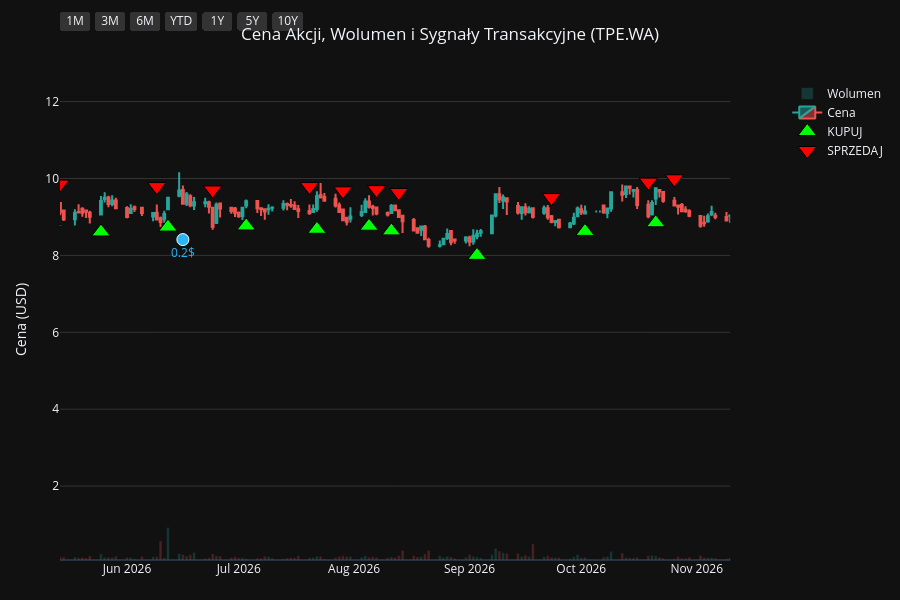
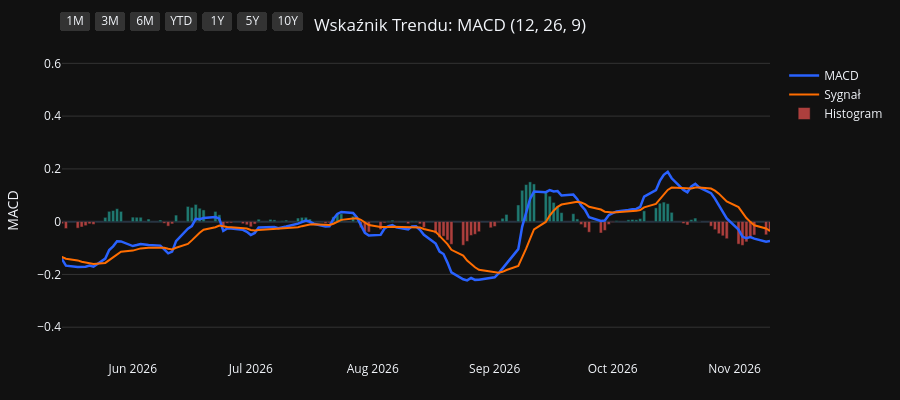
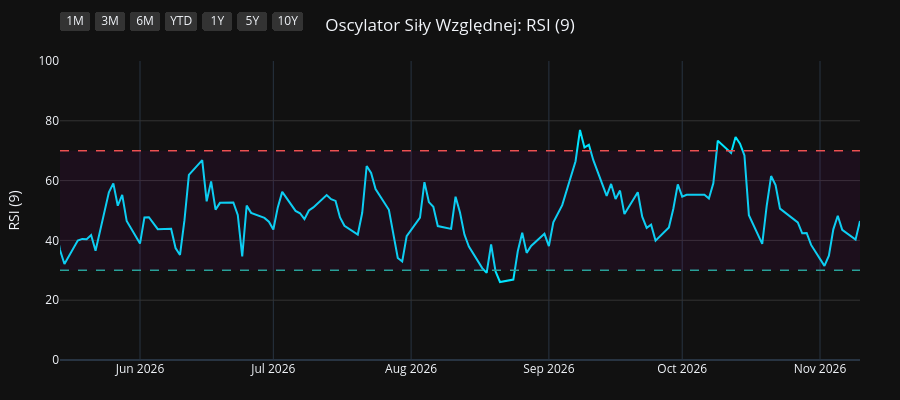
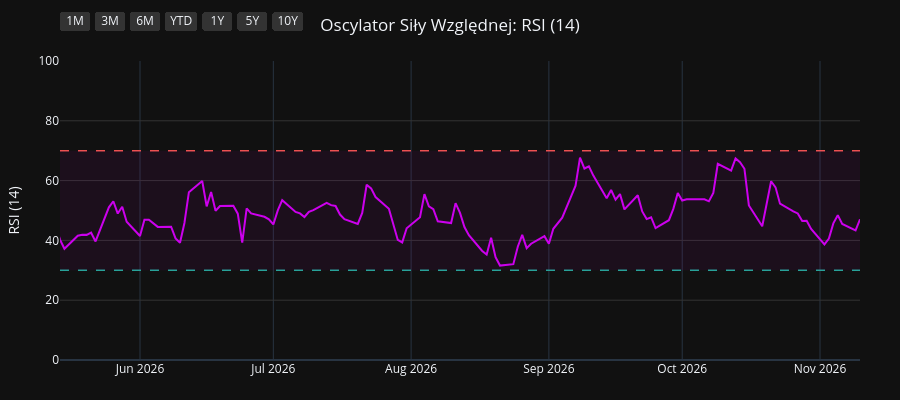

Notebook code cell kept with these figures, in order:
### Code cell
import os
import yfinance as yf
import pandas as pd
import pandas_ta as ta
import plotly.graph_objects as go
from plotly.subplots import make_subplots

# 1. Pobranie i przygotowanie danych
symbol = os.environ.get("STOCK_TICKER", "").strip().upper()
if not symbol:
    raise RuntimeError("Set STOCK_TICKER before running price_extractor.ipynb")
df = yf.Ticker(symbol).history(period="10y")
df.index = df.index.tz_localize(None)

# Wskaźniki i sygnały
df.ta.macd(fast=12, slow=26, signal=9, append=True)
df.ta.rsi(length=9, append=True)
df.ta.rsi(length=14, append=True)
df.ta.rsi(length=21, append=True)
df.dropna(inplace=True)

macd = df['MACD_12_26_9']
signal = df['MACDs_12_26_9']
wczorajszy_macd = macd.shift(1)
wczorajszy_signal = signal.shift(1)

df['Decyzja'] = 'BRAK'
df.loc[(macd > signal) & (wczorajszy_macd <= wczorajszy_signal), 'Decyzja'] = 'KUPUJ'
df.loc[(macd < signal) & (wczorajszy_macd >= wczorajszy_signal), 'Decyzja'] = 'SPRZEDAJ'

df_kupuj = df[df['Decyzja'] == 'KUPUJ']
df_sprzedaj = df[df['Decyzja'] == 'SPRZEDAJ']
df_dywidendy = df[df['Dividends'] > 0]
df_splity = df[df['Stock Splits'] > 0]

# Wspólna konfiguracja osi X
konfiguracja_osi_x = dict(
    type="date",
    showspikes=True, spikemode="across", spikesnap="cursor", spikedash="dot", spikecolor="#ffffff", spikethickness=1, hoverformat="%Y-%m-%d",
    rangeselector=dict(
        buttons=list([
            dict(count=1, label="1M", step="month", stepmode="backward"),
            dict(count=3, label="3M", step="month", stepmode="backward"),
            dict(count=6, label="6M", step="month", stepmode="backward"),
            dict(count=1, label="YTD", step="year", stepmode="todate"),
            dict(count=1, label="1Y", step="year", stepmode="backward"),
            dict(count=5, label="5Y", step="year", stepmode="backward"),
            dict(step="all", label="10Y")
        ]),
        bgcolor="#333333", activecolor="#2962ff", x=0, y=1.1
    )
)

# ==========================================
# WYKRES 1: CENA + WOLUMEN + SYGNAŁY
# ==========================================
fig1 = make_subplots(specs=[[{"secondary_y": True}]])

kolory_wolumenu = ['#26a69a' if row['Close'] >= row['Open'] else '#ef5350' for index, row in df.iterrows()]
fig1.add_trace(go.Bar(x=df.index, y=df['Volume'], marker_color=kolory_wolumenu, opacity=0.25, name='Wolumen'), secondary_y=True)
fig1.add_trace(go.Candlestick(x=df.index, open=df['Open'], high=df['High'], low=df['Low'], close=df['Close'], name='Cena', increasing_line_color='#26a69a', decreasing_line_color='#ef5350'), secondary_y=False)
fig1.add_trace(go.Scatter(x=df_kupuj.index, y=df_kupuj['Low'] * 0.95, customdata=df_kupuj[['Low', 'High']], mode='markers', marker=dict(symbol='triangle-up', size=16, color='#00ff00', line=dict(width=1, color='black')), name='KUPUJ', hovertemplate='KUPUJ<br>Najniższa: %{customdata[0]:.2f}<br>Najwyższa: %{customdata[1]:.2f}<extra></extra>'), secondary_y=False)
fig1.add_trace(go.Scatter(x=df_sprzedaj.index, y=df_sprzedaj['High'] * 1.05, customdata=df_sprzedaj[['Low', 'High']], mode='markers', marker=dict(symbol='triangle-down', size=16, color='#ff0000', line=dict(width=1, color='black')), name='SPRZEDAJ', hovertemplate='SPRZEDAJ<br>Najniższa: %{customdata[0]:.2f}<br>Najwyższa: %{customdata[1]:.2f}<extra></extra>'), secondary_y=False)

if not df_dywidendy.empty:
    fig1.add_trace(go.Scatter(x=df_dywidendy.index, y=df_dywidendy['Low'] * 0.90, mode='markers+text', marker=dict(symbol='circle', size=12, color='#29b6f6', line=dict(width=1, color='white')), text=df_dywidendy['Dividends'].apply(lambda x: f"{x}$"), textposition="bottom center", name='Dywidenda', showlegend=False, hovertemplate='Dywidenda: %{text}<extra></extra>', textfont=dict(color="#29b6f6")), secondary_y=False)
if not df_splity.empty:
                    fig1.add_trace(go.Scatter(x=df_splity.index, y=df_splity['High'], mode='markers+text', marker=dict(symbol='star', size=16, color='#ffee58', line=dict(width=1, color='black')), text=df_splity['Stock Splits'].apply(lambda x: f"{x:g}:1" if x >= 1 else f"1:{1 / x:g}"), textposition="top center", name='Split', hovertemplate='%{text}<extra></extra>', textfont=dict(color="#ffee58")), secondary_y=False)

fig1.update_layout(title=dict(text=f"Cena Akcji, Wolumen i Sygnały Transakcyjne ({symbol})", x=0.5, xanchor='center'), dragmode='pan', xaxis_rangeslider_visible=False, template='plotly_dark', height=600, hovermode='x unified', margin=dict(l=60, r=40, t=60, b=40))
fig1.update_xaxes(**konfiguracja_osi_x)
fig1.update_xaxes(range=[df.index.max() - pd.Timedelta(days=180), df.index.max()])
fig1.update_yaxes(title_text="Cena (USD)", secondary_y=False, gridcolor='#333333')
fig1.update_yaxes(range=[0, df['Volume'].max() * 4], showgrid=False, showticklabels=False, secondary_y=True)
fig1.show(config={'scrollZoom': True})

# ==========================================
# WYKRES 2: WSKAŹNIK MACD
# ==========================================
fig2 = go.Figure()
fig2.add_trace(go.Scatter(x=df.index, y=df['MACD_12_26_9'], line=dict(color='#2962ff', width=2.5), name='MACD'))
fig2.add_trace(go.Scatter(x=df.index, y=df['MACDs_12_26_9'], line=dict(color='#ff6d00', width=2), name='Sygnał'))
kolory_macd = ['#26a69a' if val >= 0 else '#ef5350' for val in df['MACDh_12_26_9']]
fig2.add_trace(go.Bar(x=df.index, y=df['MACDh_12_26_9'], marker_color=kolory_macd, name='Histogram', opacity=0.7))
fig2.update_layout(title=dict(text="Wskaźnik Trendu: MACD (12, 26, 9)", x=0.5, xanchor='center'), dragmode='pan', xaxis_rangeslider_visible=False, template='plotly_dark', height=400, hovermode='x unified', margin=dict(l=60, r=40, t=60, b=40))
fig2.update_xaxes(**konfiguracja_osi_x)
fig2.update_xaxes(range=[df.index.max() - pd.Timedelta(days=180), df.index.max()])
fig2.update_yaxes(title_text="MACD", gridcolor='#333333')
fig2.show(config={'scrollZoom': True})

# ==========================================
# WYKRES 3: OSCYLATOR RSI (9)
# ==========================================
fig3 = go.Figure()
fig3.add_trace(go.Scatter(x=df.index, y=df['RSI_9'], line=dict(color='#00e5ff', width=2), name='RSI (9)'))
fig3.add_hline(y=70, line_dash="dash", line_color="#ef5350", line_width=1.5)
fig3.add_hline(y=30, line_dash="dash", line_color="#26a69a", line_width=1.5)
fig3.add_hrect(y0=30, y1=70, line_width=0, fillcolor="purple", opacity=0.1)
fig3.update_layout(title=dict(text="Oscylator Siły Względnej: RSI (9)", x=0.5, xanchor='center'), dragmode='pan', xaxis_rangeslider_visible=False, template='plotly_dark', height=400, hovermode='x unified', margin=dict(l=60, r=40, t=60, b=40))
fig3.update_xaxes(**konfiguracja_osi_x)
fig3.update_xaxes(range=[df.index.max() - pd.Timedelta(days=180), df.index.max()])
fig3.update_yaxes(title_text="RSI (9)", range=[0, 100], gridcolor='#333333')
fig3.show(config={'scrollZoom': True})

# ==========================================
# WYKRES 4: OSCYLATOR RSI (14)
# ==========================================
fig4 = go.Figure()
fig4.add_trace(go.Scatter(x=df.index, y=df['RSI_14'], line=dict(color='#d500f9', width=2), name='RSI (14)'))
fig4.add_hline(y=70, line_dash="dash", line_color="#ef5350", line_width=1.5)
fig4.add_hline(y=30, line_dash="dash", line_color="#26a69a", line_width=1.5)
fig4.add_hrect(y0=30, y1=70, line_width=0, fillcolor="purple", opacity=0.1)
fig4.update_layout(title=dict(text="Oscylator Siły Względnej: RSI (14)", x=0.5, xanchor='center'), dragmode='pan', xaxis_rangeslider_visible=False, template='plotly_dark', height=400, hovermode='x unified', margin=dict(l=60, r=40, t=60, b=40))
fig4.update_xaxes(**konfiguracja_osi_x)
fig4.update_xaxes(range=[df.index.max() - pd.Timedelta(days=180), df.index.max()])
fig4.update_yaxes(title_text="RSI (14)", range=[0, 100], gridcolor='#333333')
fig4.show(config={'scrollZoom': True})

# ==========================================
# WYKRES 5: OSCYLATOR RSI (21)
# ==========================================
fig5 = go.Figure()
fig5.add_trace(go.Scatter(x=df.index, y=df['RSI_21'], line=dict(color='#64dd17', width=2), name='RSI (21)'))
fig5.add_hline(y=70, line_dash="dash", line_color="#ef5350", line_width=1.5)
fig5.add_hline(y=30, line_dash="dash", line_color="#26a69a", line_width=1.5)
fig5.add_hrect(y0=30, y1=70, line_width=0, fillcolor="purple", opacity=0.1)
fig5.update_layout(title=dict(text="Oscylator Siły Względnej: RSI (21)", x=0.5, xanchor='center'), dragmode='pan', xaxis_rangeslider_visible=False, template='plotly_dark', height=400, hovermode='x unified', margin=dict(l=60, r=40, t=60, b=40))
fig5.update_xaxes(**konfiguracja_osi_x)
fig5.update_xaxes(range=[df.index.max() - pd.Timedelta(days=180), df.index.max()])
fig5.update_yaxes(title_text="RSI (21)", range=[0, 100], gridcolor='#333333')
fig5.show(config={'scrollZoom': True})

### Figure 1 — Plotly figure (JSON) as saved in the notebook; plotly's stock layout.template omitted (floating-point values rounded to 4 significant figures; data arrays with more than 128 entries replaced by an {"elided": "..."} marker saying what was removed)
{"data": [{"marker": {"color": {"elided": "2506 str values"}}, "name": "Wolumen", "opacity": 0.25, "type": "bar", "x": {"elided": "2506 str values"}, "xaxis": "x", "y": {"elided": "2506 int values"}, "yaxis": "y2"}, {"close": {"elided": "2506 float values"}, "decreasing": {"line": {"color": "#ef5350"}}, "high": {"elided": "2506 float values"}, "increasing": {"line": {"color": "#26a69a"}}, "low": {"elided": "2506 float values"}, "name": "Cena", "open": {"elided": "2506 float values"}, "type": "candlestick", "x": {"elided": "2506 str values"}, "xaxis": "x", "yaxis": "y"}, {"customdata": {"elided": "97x2 float values"}, "hovertemplate": "KUPUJ<br>Najniższa: %{customdata[0]:.2f}<br>Najwyższa: %{customdata[1]:.2f}<extra></extra>", "marker": {"color": "#00ff00", "line": {"color": "black", "width": 1}, "size": 16, "symbol": "triangle-up"}, "mode": "markers", "name": "KUPUJ", "type": "scatter", "x": ["2017-01-27T00:00:00", "2017-02-13T00:00:00", "2017-03-01T00:00:00", "2017-03-28T00:00:00", "2017-05-04T00:00:00", "2017-05-24T00:00:00", "2017-06-07T00:00:00", "2017-07-13T00:00:00", "2017-08-01T00:00:00", "2017-08-21T00:00:00", "2017-10-13T00:00:00", "2017-10-26T00:00:00", "2017-11-21T00:00:00", "2017-12-29T00:00:00", "2018-03-09T00:00:00", "2018-03-22T00:00:00", "2018-03-28T00:00:00", "2018-05-10T00:00:00", "2018-05-30T00:00:00", "2018-06-22T00:00:00", "2018-06-29T00:00:00", "2018-07-05T00:00:00", "2018-07-27T00:00:00", "2018-09-20T00:00:00", "2019-01-24T00:00:00", "2019-04-19T00:00:00", "2019-06-14T00:00:00", "2019-06-18T00:00:00", "2019-08-15T00:00:00", "2019-08-30T00:00:00", "2019-10-07T00:00:00", "2019-11-06T00:00:00", "2019-12-30T00:00:00", "2020-02-11T00:00:00", "2020-03-18T00:00:00", "2020-05-12T00:00:00", "2020-07-21T00:00:00", "2020-08-28T00:00:00", "2020-09-25T00:00:00", "2020-11-06T00:00:00", "2020-12-08T00:00:00", "2021-03-09T00:00:00", "2021-03-22T00:00:00", "2021-05-31T00:00:00", "2021-07-28T00:00:00", "2021-09-14T00:00:00", "2021-10-11T00:00:00", "2021-12-20T00:00:00", "2022-02-07T00:00:00", "2022-03-01T00:00:00", "2022-04-14T00:00:00", "2022-04-25T00:00:00", "2022-05-23T00:00:00", "2022-06-20T00:00:00", "2022-06-24T00:00:00", "2022-07-19T00:00:00", "2022-09-08T00:00:00", "2022-10-05T00:00:00", "2022-10-26T00:00:00", "2022-12-21T00:00:00", "2023-01-02T00:00:00", "2023-01-23T00:00:00", "2023-03-30T00:00:00", "2023-06-16T00:00:00", "2023-07-17T00:00:00", "2023-08-09T00:00:00", "2023-10-11T00:00:00", "2023-11-24T00:00:00", "2024-01-24T00:00:00", "2024-03-21T00:00:00", "2024-04-19T00:00:00", "2024-04-26T00:00:00", "2024-08-16T00:00:00", "2024-09-02T00:00:00", "2024-09-25T00:00:00", "2024-11-29T00:00:00", "2024-12-16T00:00:00", "2025-01-30T00:00:00", "2025-03-14T00:00:00", "2025-04-22T00:00:00", "2025-06-18T00:00:00", "2025-08-19T00:00:00", "2025-09-05T00:00:00", "2025-09-30T00:00:00", "2025-10-15T00:00:00", "2025-12-17T00:00:00", "2026-03-30T00:00:00", "2026-05-12T00:00:00", "2026-05-25T00:00:00", "2026-06-12T00:00:00", "2026-07-03T00:00:00", "2026-07-22T00:00:00", "2026-08-05T00:00:00", "2026-08-11T00:00:00", "2026-09-03T00:00:00", "2026-10-02T00:00:00", "2026-10-21T00:00:00"], "xaxis": "x", "y": [2.718, 2.746, 2.783, 2.969, 3.034, 3.09, 3.137, 3.36, 3.537, 3.5, 3.36, 3.23, 2.932, 2.83, 2.42, 2.28, 2.159, 2.178, 1.973, 2.085, 2.066, 2.113, 2.029, 1.61, 2.048, 1.705, 1.396, 1.367, 1.443, 1.354, 1.472, 1.605, 1.521, 1.356, 0.9634, 1.051, 2.733, 2.374, 1.711, 1.746, 2.007, 2.463, 2.32, 3.113, 2.986, 3.362, 3.36, 2.308, 2.199, 2.274, 2.782, 2.73, 3.118, 3.145, 3.062, 2.997, 2.197, 1.943, 1.699, 1.967, 1.964, 2.038, 1.75, 2.291, 3.073, 3.5, 3.286, 3.44, 3.305, 2.862, 2.682, 2.626, 3.389, 3.239, 3.157, 3.29, 3.241, 3.735, 4.243, 4.589, 7.26, 7.865, 7.921, 8.113, 7.819, 7.968, 8.23, 8.863, 8.61, 8.736, 8.767, 8.679, 8.759, 8.637, 8.001, 8.624, 8.848], "yaxis": "y"}, {"customdata": {"elided": "97x2 float values"}, "hovertemplate": "SPRZEDAJ<br>Najniższa: %{customdata[0]:.2f}<br>Najwyższa: %{customdata[1]:.2f}<extra></extra>", "marker": {"color": "#ff0000", "line": {"color": "black", "width": 1}, "size": 16, "symbol": "triangle-down"}, "mode": "markers", "name": "SPRZEDAJ", "type": "scatter", "x": ["2017-02-07T00:00:00", "2017-02-20T00:00:00", "2017-03-15T00:00:00", "2017-04-06T00:00:00", "2017-05-17T00:00:00", "2017-05-30T00:00:00", "2017-06-28T00:00:00", "2017-07-28T00:00:00", "2017-08-04T00:00:00", "2017-09-04T00:00:00", "2017-10-16T00:00:00", "2017-11-06T00:00:00", "2017-12-21T00:00:00", "2018-01-25T00:00:00", "2018-03-14T00:00:00", "2018-03-23T00:00:00", "2018-04-24T00:00:00", "2018-05-16T00:00:00", "2018-06-19T00:00:00", "2018-06-28T00:00:00", "2018-07-02T00:00:00", "2018-07-11T00:00:00", "2018-08-13T00:00:00", "2018-12-11T00:00:00", "2019-02-13T00:00:00", "2019-05-29T00:00:00", "2019-06-17T00:00:00", "2019-07-17T00:00:00", "2019-08-20T00:00:00", "2019-09-25T00:00:00", "2019-10-25T00:00:00", "2019-11-19T00:00:00", "2020-01-15T00:00:00", "2020-02-17T00:00:00", "2020-04-28T00:00:00", "2020-06-30T00:00:00", "2020-07-30T00:00:00", "2020-08-31T00:00:00", "2020-10-13T00:00:00", "2020-12-02T00:00:00", "2021-01-21T00:00:00", "2021-03-19T00:00:00", "2021-05-07T00:00:00", "2021-06-15T00:00:00", "2021-09-06T00:00:00", "2021-09-21T00:00:00", "2021-10-25T00:00:00", "2022-01-21T00:00:00", "2022-02-21T00:00:00", "2022-03-31T00:00:00", "2022-04-21T00:00:00", "2022-05-11T00:00:00", "2022-05-31T00:00:00", "2022-06-23T00:00:00", "2022-07-04T00:00:00", "2022-07-28T00:00:00", "2022-09-29T00:00:00", "2022-10-18T00:00:00", "2022-12-15T00:00:00", "2022-12-23T00:00:00", "2023-01-20T00:00:00", "2023-02-02T00:00:00", "2023-05-31T00:00:00", "2023-07-12T00:00:00", "2023-08-08T00:00:00", "2023-08-28T00:00:00", "2023-11-10T00:00:00", "2023-12-12T00:00:00", "2024-02-15T00:00:00", "2024-04-15T00:00:00", "2024-04-24T00:00:00", "2024-06-06T00:00:00", "2024-08-29T00:00:00", "2024-09-06T00:00:00", "2024-11-07T00:00:00", "2024-12-03T00:00:00", "2025-01-27T00:00:00", "2025-02-20T00:00:00", "2025-04-07T00:00:00", "2025-05-26T00:00:00", "2025-07-10T00:00:00", "2025-09-01T00:00:00", "2025-09-18T00:00:00", "2025-10-06T00:00:00", "2025-11-18T00:00:00", "2026-02-13T00:00:00", "2026-04-21T00:00:00", "2026-05-14T00:00:00", "2026-06-09T00:00:00", "2026-06-24T00:00:00", "2026-07-20T00:00:00", "2026-07-29T00:00:00", "2026-08-07T00:00:00", "2026-08-13T00:00:00", "2026-09-23T00:00:00", "2026-10-19T00:00:00", "2026-10-26T00:00:00"], "xaxis": "x", "y": [3.004, 3.055, 3.22, 3.395, 3.405, 3.508, 3.755, 3.878, 3.971, 4.053, 3.745, 3.498, 3.169, 3.261, 2.685, 2.551, 2.459, 2.366, 2.294, 2.356, 2.335, 2.356, 2.212, 2.335, 2.469, 1.713, 1.557, 1.824, 1.553, 1.644, 1.749, 1.883, 1.683, 1.5, 1.183, 2.531, 2.92, 2.702, 2.152, 2.202, 3.241, 2.64, 3.398, 3.733, 3.652, 3.744, 3.731, 2.603, 2.477, 3.034, 3.082, 3.467, 3.51, 3.477, 3.53, 3.33, 2.241, 2.077, 2.163, 2.166, 2.285, 2.385, 2.406, 2.922, 3.93, 4.484, 3.923, 4.218, 3.815, 3.055, 2.972, 4.186, 3.721, 3.741, 3.687, 3.786, 4.147, 4.599, 5.041, 7.559, 8.983, 8.876, 9.257, 9.127, 10.75, 11.7, 10.3, 9.856, 9.79, 9.702, 9.79, 9.679, 9.71, 9.637, 9.503, 9.906, 9.992], "yaxis": "y"}, {"hovertemplate": "Dywidenda: %{text}<extra></extra>", "marker": {"color": "#29b6f6", "line": {"color": "white", "width": 1}, "size": 12, "symbol": "circle"}, "mode": "markers+text", "name": "Dywidenda", "showlegend": false, "text": ["0.2$"], "textfont": {"color": "#29b6f6"}, "textposition": "bottom center", "type": "scatter", "x": ["2026-06-16T00:00:00"], "xaxis": "x", "y": [8.411], "yaxis": "y"}], "layout": {"dragmode": "pan", "height": 600, "hovermode": "x unified", "margin": {"b": 40, "l": 60, "r": 40, "t": 60}, "title": {"text": "Cena Akcji, Wolumen i Sygnały Transakcyjne (TPE.WA)", "x": 0.5, "xanchor": "center"}, "xaxis": {"anchor": "y", "domain": [0.0, 0.94], "hoverformat": "%Y-%m-%d", "range": ["2026-05-14T00:00:00", "2026-11-10T00:00:00"], "rangeselector": {"activecolor": "#2962ff", "bgcolor": "#333333", "buttons": [{"count": 1, "label": "1M", "step": "month", "stepmode": "backward"}, {"count": 3, "label": "3M", "step": "month", "stepmode": "backward"}, {"count": 6, "label": "6M", "step": "month", "stepmode": "backward"}, {"count": 1, "label": "YTD", "step": "year", "stepmode": "todate"}, {"count": 1, "label": "1Y", "step": "year", "stepmode": "backward"}, {"count": 5, "label": "5Y", "step": "year", "stepmode": "backward"}, {"label": "10Y", "step": "all"}], "x": 0, "y": 1.1}, "rangeslider": {"visible": false}, "showspikes": true, "spikecolor": "#ffffff", "spikedash": "dot", "spikemode": "across", "spikesnap": "cursor", "spikethickness": 1, "type": "date"}, "yaxis": {"anchor": "x", "domain": [0.0, 1.0], "gridcolor": "#333333", "title": {"text": "Cena (USD)"}}, "yaxis2": {"anchor": "x", "overlaying": "y", "range": [0, 453541380], "showgrid": false, "showticklabels": false, "side": "right"}}}

### Figure 2 — Plotly figure (JSON) as saved in the notebook; plotly's stock layout.template omitted (floating-point values rounded to 4 significant figures; data arrays with more than 128 entries replaced by an {"elided": "..."} marker saying what was removed)
{"data": [{"line": {"color": "#2962ff", "width": 2.5}, "name": "MACD", "type": "scatter", "x": {"elided": "2506 str values"}, "y": {"elided": "2506 float values"}}, {"line": {"color": "#ff6d00", "width": 2}, "name": "Sygnał", "type": "scatter", "x": {"elided": "2506 str values"}, "y": {"elided": "2506 float values"}}, {"marker": {"color": {"elided": "2506 str values"}}, "name": "Histogram", "opacity": 0.7, "type": "bar", "x": {"elided": "2506 str values"}, "y": {"elided": "2506 float values"}}], "layout": {"dragmode": "pan", "height": 400, "hovermode": "x unified", "margin": {"b": 40, "l": 60, "r": 40, "t": 60}, "title": {"text": "Wskaźnik Trendu: MACD (12, 26, 9)", "x": 0.5, "xanchor": "center"}, "xaxis": {"hoverformat": "%Y-%m-%d", "range": ["2026-05-14T00:00:00", "2026-11-10T00:00:00"], "rangeselector": {"activecolor": "#2962ff", "bgcolor": "#333333", "buttons": [{"count": 1, "label": "1M", "step": "month", "stepmode": "backward"}, {"count": 3, "label": "3M", "step": "month", "stepmode": "backward"}, {"count": 6, "label": "6M", "step": "month", "stepmode": "backward"}, {"count": 1, "label": "YTD", "step": "year", "stepmode": "todate"}, {"count": 1, "label": "1Y", "step": "year", "stepmode": "backward"}, {"count": 5, "label": "5Y", "step": "year", "stepmode": "backward"}, {"label": "10Y", "step": "all"}], "x": 0, "y": 1.1}, "rangeslider": {"visible": false}, "showspikes": true, "spikecolor": "#ffffff", "spikedash": "dot", "spikemode": "across", "spikesnap": "cursor", "spikethickness": 1, "type": "date"}, "yaxis": {"gridcolor": "#333333", "title": {"text": "MACD"}}}}

### Figure 3 — Plotly figure (JSON) as saved in the notebook; plotly's stock layout.template omitted (floating-point values rounded to 4 significant figures; data arrays with more than 128 entries replaced by an {"elided": "..."} marker saying what was removed)
{"data": [{"line": {"color": "#00e5ff", "width": 2}, "name": "RSI (9)", "type": "scatter", "x": {"elided": "2506 str values"}, "y": {"elided": "2506 float values"}}], "layout": {"dragmode": "pan", "height": 400, "hovermode": "x unified", "margin": {"b": 40, "l": 60, "r": 40, "t": 60}, "shapes": [{"line": {"color": "#ef5350", "dash": "dash", "width": 1.5}, "type": "line", "x0": 0, "x1": 1, "xref": "x domain", "y0": 70, "y1": 70, "yref": "y"}, {"line": {"color": "#26a69a", "dash": "dash", "width": 1.5}, "type": "line", "x0": 0, "x1": 1, "xref": "x domain", "y0": 30, "y1": 30, "yref": "y"}, {"fillcolor": "purple", "line": {"width": 0}, "opacity": 0.1, "type": "rect", "x0": 0, "x1": 1, "xref": "x domain", "y0": 30, "y1": 70, "yref": "y"}], "title": {"text": "Oscylator Siły Względnej: RSI (9)", "x": 0.5, "xanchor": "center"}, "xaxis": {"hoverformat": "%Y-%m-%d", "range": ["2026-05-14T00:00:00", "2026-11-10T00:00:00"], "rangeselector": {"activecolor": "#2962ff", "bgcolor": "#333333", "buttons": [{"count": 1, "label": "1M", "step": "month", "stepmode": "backward"}, {"count": 3, "label": "3M", "step": "month", "stepmode": "backward"}, {"count": 6, "label": "6M", "step": "month", "stepmode": "backward"}, {"count": 1, "label": "YTD", "step": "year", "stepmode": "todate"}, {"count": 1, "label": "1Y", "step": "year", "stepmode": "backward"}, {"count": 5, "label": "5Y", "step": "year", "stepmode": "backward"}, {"label": "10Y", "step": "all"}], "x": 0, "y": 1.1}, "rangeslider": {"visible": false}, "showspikes": true, "spikecolor": "#ffffff", "spikedash": "dot", "spikemode": "across", "spikesnap": "cursor", "spikethickness": 1, "type": "date"}, "yaxis": {"gridcolor": "#333333", "range": [0, 100], "title": {"text": "RSI (9)"}}}}

### Figure 4 — Plotly figure (JSON) as saved in the notebook; plotly's stock layout.template omitted (floating-point values rounded to 4 significant figures; data arrays with more than 128 entries replaced by an {"elided": "..."} marker saying what was removed)
{"data": [{"line": {"color": "#d500f9", "width": 2}, "name": "RSI (14)", "type": "scatter", "x": {"elided": "2506 str values"}, "y": {"elided": "2506 float values"}}], "layout": {"dragmode": "pan", "height": 400, "hovermode": "x unified", "margin": {"b": 40, "l": 60, "r": 40, "t": 60}, "shapes": [{"line": {"color": "#ef5350", "dash": "dash", "width": 1.5}, "type": "line", "x0": 0, "x1": 1, "xref": "x domain", "y0": 70, "y1": 70, "yref": "y"}, {"line": {"color": "#26a69a", "dash": "dash", "width": 1.5}, "type": "line", "x0": 0, "x1": 1, "xref": "x domain", "y0": 30, "y1": 30, "yref": "y"}, {"fillcolor": "purple", "line": {"width": 0}, "opacity": 0.1, "type": "rect", "x0": 0, "x1": 1, "xref": "x domain", "y0": 30, "y1": 70, "yref": "y"}], "title": {"text": "Oscylator Siły Względnej: RSI (14)", "x": 0.5, "xanchor": "center"}, "xaxis": {"hoverformat": "%Y-%m-%d", "range": ["2026-05-14T00:00:00", "2026-11-10T00:00:00"], "rangeselector": {"activecolor": "#2962ff", "bgcolor": "#333333", "buttons": [{"count": 1, "label": "1M", "step": "month", "stepmode": "backward"}, {"count": 3, "label": "3M", "step": "month", "stepmode": "backward"}, {"count": 6, "label": "6M", "step": "month", "stepmode": "backward"}, {"count": 1, "label": "YTD", "step": "year", "stepmode": "todate"}, {"count": 1, "label": "1Y", "step": "year", "stepmode": "backward"}, {"count": 5, "label": "5Y", "step": "year", "stepmode": "backward"}, {"label": "10Y", "step": "all"}], "x": 0, "y": 1.1}, "rangeslider": {"visible": false}, "showspikes": true, "spikecolor": "#ffffff", "spikedash": "dot", "spikemode": "across", "spikesnap": "cursor", "spikethickness": 1, "type": "date"}, "yaxis": {"gridcolor": "#333333", "range": [0, 100], "title": {"text": "RSI (14)"}}}}
